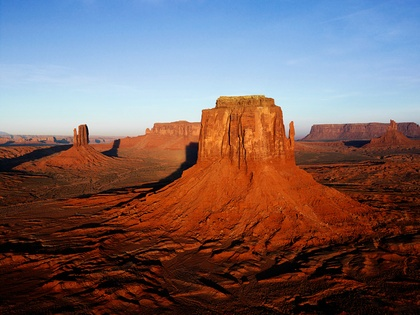
%> input picture MATLABCIA/MATLAB_ANUBHAV/Desert.jpg, 420 x 315 px, shrunk from 1024 x 768 before the run
$ octave neg.m   (GNU Octave 9; MATLAB toolbox functions it lacks are replaced by stand-ins)
%> lines starting %> are read from the running program, lines starting %| are printed output that depends on the picture; in (x1, y1, x2, y2) boxes, pixels count from 0 and x2, y2 are one past the last pixel; in counts of white or black regions, pixels touching at a corner belong together; the program's own positions count from 1
%animage13.m: Write a program to change the image to negative image
clc;
close all;
clear all;
file1=input('\nEnter Input Image File Name=','s');
%> the answer given: Desert.jpg
file2=input('Enter Output Image File Name=','s');
%> the answer given: out.png
x=imread(file1);
%> x is the input picture: size 315x420x3 uint8; mean R, G, B 119.4, 99.3, 100.8
[r,c,d]=size(x);
%> r = 315; c = 420; d = 3
y(1:r,1:c,1)=.2987*x(1:r,1:c,1)+.587*x(1:r,1:c,2)+.114*x(1:r,1:c,3);
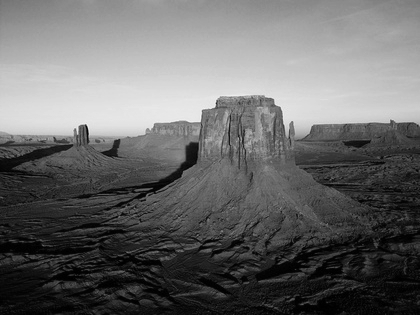
%> y: size 315x420 uint8; min 0, max 244, mean 105.4
for i=1:r
    for j=1:c
        if y(i,j,1) >=127
            z(i,j,1)=0;
        else
            z(i,j,1)=255;
        end
    end
end
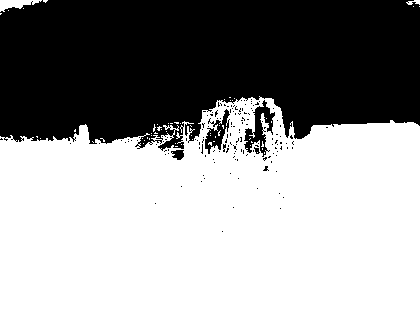
%> z: size 315x420 double; 58.7% white; 148 black regions (143 under 20 px), largest, box (x1, y1, x2, y2) and area: (0, 0, 420, 151) 53078, (244, 100, 275, 157) 684, (205, 109, 230, 154) 455, (171, 150, 184, 160) 93, (254, 147, 260, 154) 24
imshow(z);
imwrite(z,file2);
%End of program
